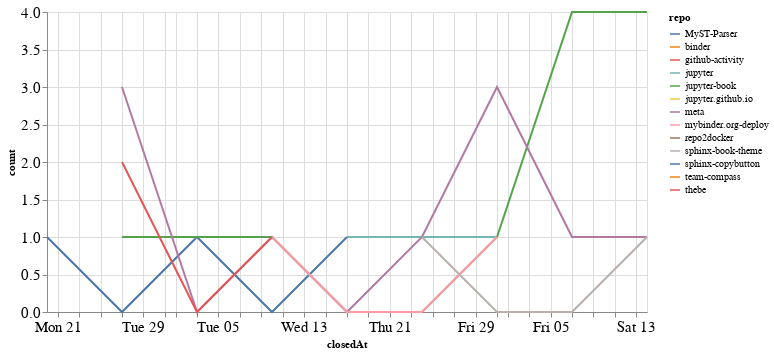

This figure's notebook cell:
### Code cell
closed_by_time = closed_by.groupby('repo').resample('W', on='closedAt').count()['author'].reset_index()
closed_by_time = closed_by_time.rename(columns={'author': 'count'})

alt.Chart(closed_by_time, width=600).mark_line().encode(
    x='closedAt',
    y='count',
    color='repo',
    tooltip="repo"
)

### Figure 1 — Vega-Lite specification as saved in the notebook (floating-point values rounded to 4 significant figures)
{"config": {"axisLeft": {"labelFontSize": 15}, "axisBottom": {"labelFontSize": 15}}, "data": {"name": "data-6e72ac7545d2d9e62a33497913ea0392"}, "mark": "line", "encoding": {"color": {"type": "nominal", "field": "repo"}, "tooltip": {"type": "nominal", "field": "repo"}, "x": {"type": "temporal", "field": "closedAt"}, "y": {"type": "quantitative", "field": "count"}}, "width": 600, "$schema": "https://vega.github.io/schema/vega-lite/v4.8.1.json", "datasets": {"data-6e72ac7545d2d9e62a33497913ea0392": [{"repo": "MyST-Parser", "closedAt": "2020-12-20T00:00:00", "count": 1}, {"repo": "MyST-Parser", "closedAt": "2020-12-27T00:00:00", "count": 0}, {"repo": "MyST-Parser", "closedAt": "2021-01-03T00:00:00", "count": 1}, {"repo": "MyST-Parser", "closedAt": "2021-01-10T00:00:00", "count": 0}, {"repo": "MyST-Parser", "closedAt": "2021-01-17T00:00:00", "count": 1}, {"repo": "binder", "closedAt": "2021-01-31T00:00:00", "count": 1}, {"repo": "github-activity", "closedAt": "2021-01-17T00:00:00", "count": 1}, {"repo": "jupyter", "closedAt": "2021-01-17T00:00:00", "count": 1}, {"repo": "jupyter", "closedAt": "2021-01-24T00:00:00", "count": 1}, {"repo": "jupyter", "closedAt": "2021-01-31T00:00:00", "count": 1}, {"repo": "jupyter-book", "closedAt": "2020-12-27T00:00:00", "count": 1}, {"repo": "jupyter-book", "closedAt": "2021-01-03T00:00:00", "count": 1}, {"repo": "jupyter-book", "closedAt": "2021-01-10T00:00:00", "count": 1}, {"repo": "jupyter-book", "closedAt": "2021-01-17T00:00:00", "count": 0}, {"repo": "jupyter-book", "closedAt": "2021-01-24T00:00:00", "count": 0}, {"repo": "jupyter-book", "closedAt": "2021-01-31T00:00:00", "count": 1}, {"repo": "jupyter-book", "closedAt": "2021-02-07T00:00:00", "count": 4}, {"repo": "jupyter-book", "closedAt": "2021-02-14T00:00:00", "count": 4}, {"repo": "jupyter.github.io", "closedAt": "2021-02-07T00:00:00", "count": 1}, {"repo": "meta", "closedAt": "2020-12-27T00:00:00", "count": 3}, {"repo": "meta", "closedAt": "2021-01-03T00:00:00", "count": 0}, {"repo": "meta", "closedAt": "2021-01-10T00:00:00", "count": 1}, {"repo": "meta", "closedAt": "2021-01-17T00:00:00", "count": 0}, {"repo": "meta", "closedAt": "2021-01-24T00:00:00", "count": 1}, {"repo": "meta", "closedAt": "2021-01-31T00:00:00", "count": 3}, {"repo": "meta", "closedAt": "2021-02-07T00:00:00", "count": 1}, {"repo": "meta", "closedAt": "2021-02-14T00:00:00", "count": 1}, {"repo": "mybinder.org-deploy", "closedAt": "2021-01-10T00:00:00", "count": 1}, {"repo": "mybinder.org-deploy", "closedAt": "2021-01-17T00:00:00", "count": 0}, {"repo": "mybinder.org-deploy", "closedAt": "2021-01-24T00:00:00", "count": 0}, {"repo": "mybinder.org-deploy", "closedAt": "2021-01-31T00:00:00", "count": 1}, {"repo": "repo2docker", "closedAt": "2021-01-24T00:00:00", "count": 1}, {"repo": "sphinx-book-theme", "closedAt": "2021-01-24T00:00:00", "count": 1}, {"repo": "sphinx-book-theme", "closedAt": "2021-01-31T00:00:00", "count": 0}, {"repo": "sphinx-book-theme", "closedAt": "2021-02-07T00:00:00", "count": 0}, {"repo": "sphinx-book-theme", "closedAt": "2021-02-14T00:00:00", "count": 1}, {"repo": "sphinx-copybutton", "closedAt": "2021-01-03T00:00:00", "count": 1}, {"repo": "team-compass", "closedAt": "2020-12-20T00:00:00", "count": 1}, {"repo": "thebe", "closedAt": "2020-12-27T00:00:00", "count": 2}, {"repo": "thebe", "closedAt": "2021-01-03T00:00:00", "count": 0}, {"repo": "thebe", "closedAt": "2021-01-10T00:00:00", "count": 1}]}}
